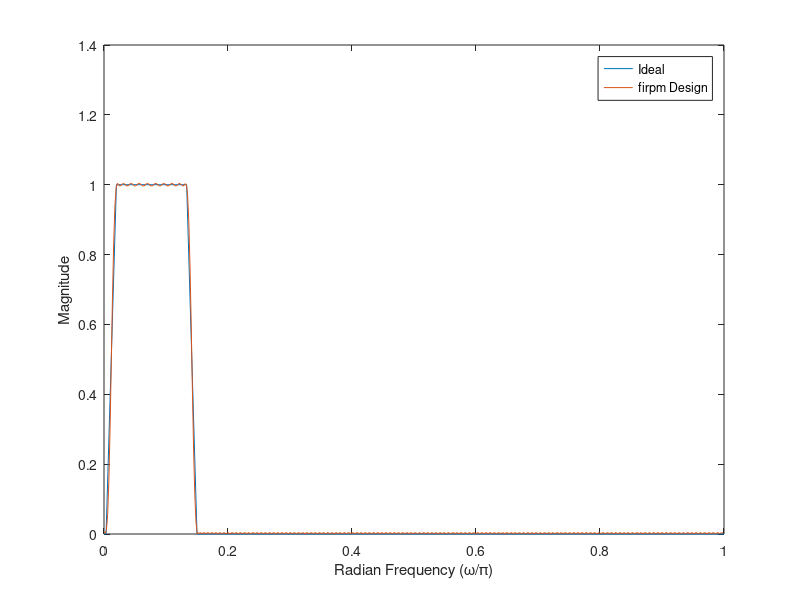
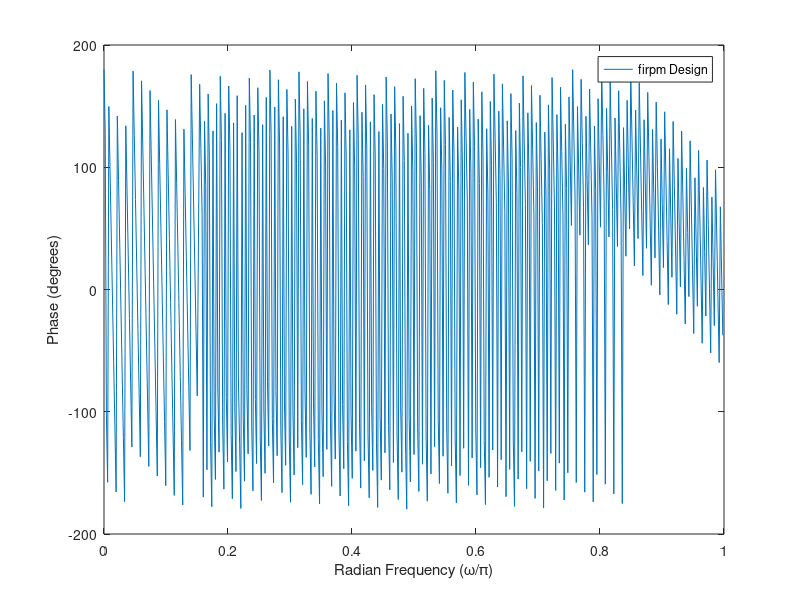

The MATLAB script that drew these images, in order:
fs = 50; % MAX30102's sampling rate is 50Hz
f = [0, 5/60, 30/60, 200/60, 225/60, fs/2]; % Non-normalized frequencies for filter design
f_norm = f./(fs/2); % Normalized frequencies
values = [0 0 1 1 0 0]; % Values for the corresponding frequencies
coeffs = firpm(299,f_norm,values);

figure;
[h,w] = freqz(coeffs,1,512);
plot(f_norm,values,w/pi,abs(h))
legend('Ideal','firpm Design')
xlabel('Radian Frequency (\omega/\pi)') 
ylabel('Magnitude')

figure;

plot(w/pi,angle(h)*180/pi)
legend('firpm Design')
xlabel('Radian Frequency (\omega/\pi)') 
ylabel('Phase (degrees)')